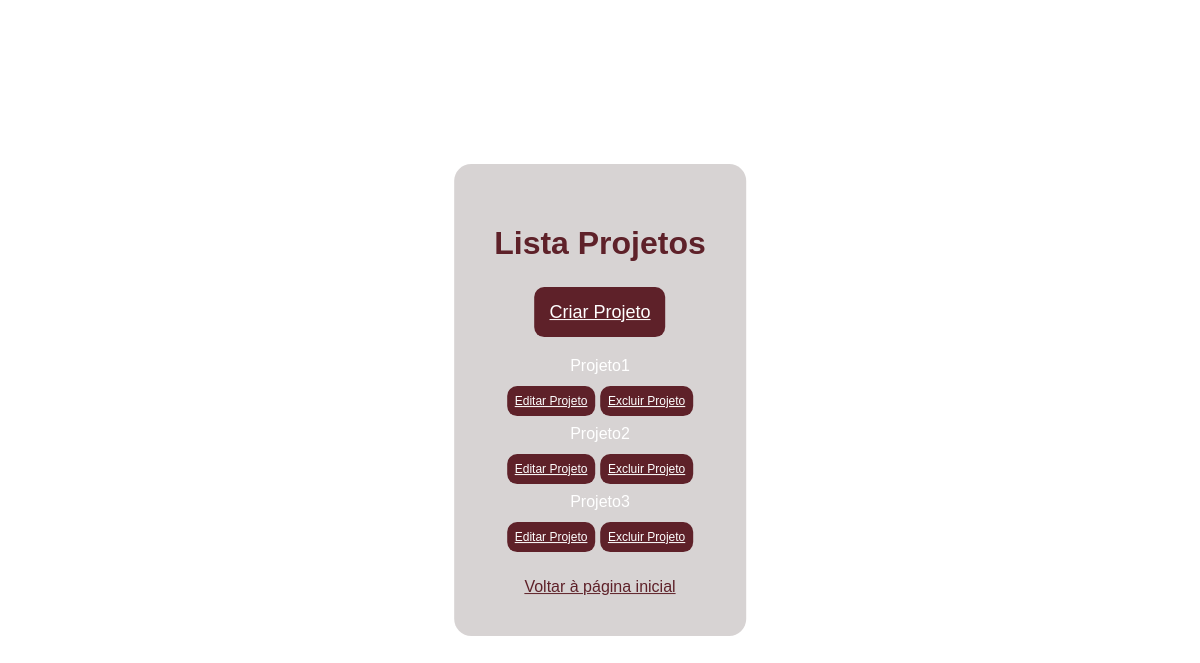
The page /posts_app/empresa/12/projetos (signed in) on the database its author committed.
### posts_app/models.py (models this page shows)
class Projeto(models.Model):
    name = models.CharField(max_length=100)
    data = models.DateTimeField(auto_now_add=True)
    criador = models.ForeignKey(User, on_delete=models.CASCADE, related_name='projetosCriados')
    membros = models.ManyToManyField(User, blank=True,related_name='participanteProjeto')
    empresas = models.ForeignKey(Empresa, on_delete=models.CASCADE,related_name='ceoEmpresa')

### posts_app/views.py (the view)
# urls.py: path('empresa/<int:empresa_id>/projetos', views.listaProjeto, name='listaProjeto'),
def listaProjeto(request, empresa_id):
    template_name = 'listaProjeto.html'
    try:
        projetos = Projeto.objects.filter(empresas=empresa_id, membros=request.user)
    except:
        projetos = []
    print(projetos)
    context = {
        'empresa': Empresa.objects.get(id=empresa_id),
        'projetos': projetos,
    }
    return render(request, template_name, context)

### posts_app/templates/listaProjeto.html (shortened to what this page needs)
<!DOCTYPE html>
<html lang="pt-BR">
<head>
</head>
<body>
    <div class="container">
        <h1>Lista Projetos</h1>
        <form>
        <a href="{% url 'criar_projeto' empresa.id %}" class="button">Criar Projeto</a>
        {% if projetos %}
            {% for projeto in projetos %}
                <p>{{ projeto.name }}</p>
                <a href="{% url 'editar_projeto'  projeto.id %}" class="mini">Editar Projeto</a>
                <a href="{% url 'excluir_projeto' projeto.id%}" class="mini">Excluir Projeto</a>
            {% endfor %}
            {% else %}
            <p>Nenhuma projeto cadastrado. Crie um projeto primeiro.</p>
        {% endif %}
            <a href="{% url 'home' %}" class="back-link">Voltar à página inicial</a>
        </form>
    </div>
    <br>
</body>
</html>

### posts_app/templates/listaProjeto.html (style rules this page uses)
body { font-family: Gill Sans, sans-serif; background-color: rgb(255, 255, 255); }
.container { background-color: rgba(206, 201, 201, 0.8); position: absolute; top: 50%; left: 50%; transform: translate(-50%, -50%); padding: 40px; border-radius: 17px; color: white; text-align: center; }
a.button { background-color:rgb(94,33,41) ; text-align: center; border:none; padding:15px; width:100%; border-radius:10px; font-size: 18px; cursor:pointer; color:white; }
a.mini { background-color:rgb(94,33,41) ; text-align: center; border:none; padding:8px; width:100%; border-radius:10px; font-size: 12px; cursor:pointer; color:white; }
h1 { text-align: center; color:rgb(94,33,41); }
.back-link { margin-top: 15px; display: block; text-align: center; color:rgb(94,33,41); }

### rows shown on the page
Projeto: name "Projeto1"
Projeto: name "Projeto2"
Projeto: name "Projeto3"
